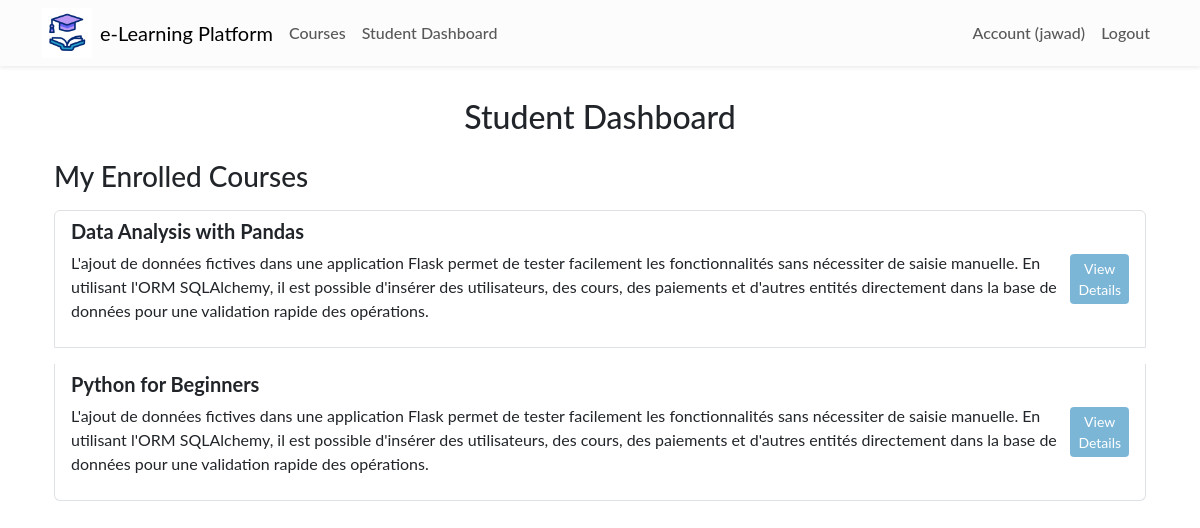
The page /courses/student/dashboard (signed in) on the database its author committed.
### app/models.py (models this page shows, shortened)
class User(db.Model, UserMixin):
    id = db.Column(db.Integer, primary_key=True)
    name = db.Column(db.String(50), nullable=False)
    email = db.Column(db.String(120), unique=True, nullable=False)
    role = db.Column(db.String(10))  # 'student' or 'instructor'
    password_hash = db.Column(db.String(128), nullable=False)
    created_at = db.Column(db.DateTime, default=datetime.utcnow)
    lesson_completions = db.relationship('LessonCompletion', back_populates='student', cascade="all, delete-orphan")

class Enrollment(db.Model):
    id = db.Column(db.Integer, primary_key=True)
    student_id = db.Column(db.Integer, db.ForeignKey('user.id'), nullable=False)
    course_id = db.Column(db.Integer, db.ForeignKey('course.id'), nullable=False)
    enrollment_date = db.Column(db.DateTime, default=datetime.utcnow)
    student = db.relationship('User', backref='enrollments', lazy=True)
    course = db.relationship('Course', backref='enrollments', lazy=True)

class Course(db.Model):
    id = db.Column(db.Integer, primary_key=True)
    title = db.Column(db.String(100), nullable=False)
    description = db.Column(db.Text, nullable=False)
    courseImage =db.Column(db.String(50), nullable=False, default='default.jpg')
    price = db.Column(db.Float, nullable=False)
    teacher_id = db.Column(db.Integer, db.ForeignKey('user.id'), nullable=False)
    created_at = db.Column(db.DateTime, default=datetime.utcnow)
    instructor = db.relationship('User', backref='courses', lazy=True)
    lessons = db.relationship('Lesson', back_populates='course', lazy=True)  # Change backref to back_populates
    category_id = db.Column(db.Integer, db.ForeignKey('category.id'), nullable=False)
    category = db.relationship('Category', backref='courses', lazy=True)

### app/routes/course.py (the view)
@bp.route('/student/dashboard')
@login_required
def student_dashboard():
    if current_user.role != 'student':
        flash('Only students can access the dashboard.', 'danger')
        return redirect(url_for('main.index'))
    enrollments = Enrollment.query.filter_by(student_id=current_user.id).all()
    return render_template('dashboard/student_dashboard.html', enrollments=enrollments)

### app/__init__.py (called while the page is built)
def create_app(config_class='config.Config'):
    app = Flask(__name__)
    app.config.from_object(config_class)
    db.init_app(app)
    migrate.init_app(app, db)
    login_manager.init_app(app)
    login_manager.login_view = 'auth.login'
    mail.init_app(app)
    from .models import User
    @login_manager.user_loader
    def load_user(user_id):
        return User.query.get(int(user_id))
    from .routes.main import bp as main_bp
    from .routes.auth import bp as auth_bp
    from .routes.course import bp as course_bp
    from .routes.admin import bp as admin_bp
    from .routes.payment import bp as payment_bp
    app.register_blueprint(main_bp)
    app.register_blueprint(auth_bp)
    app.register_blueprint(course_bp)
    app.register_blueprint(admin_bp)
    app.register_blueprint(payment_bp)
    return app

### app/templates/dashboard/student_dashboard.html
{% extends 'layout.html' %}
{% block content %}
<div class="container mt-4">
    <h2 class="text-center">Student Dashboard</h2>
    <h3 class="mt-4">My Enrolled Courses</h3>
    {% if enrollments %}
    <ul class="list-group">
        {% for enrollment in enrollments %}
        <li class="list-group-item d-flex justify-content-between align-items-center my-2">
            <div>
                <h5><strong>{{ enrollment.course.title }}</strong></h5>
                 <p>{{ enrollment.course.description }}</p>
            </div>
            <a class="btn btn-primary btn-sm"
                href="{{ url_for('course.course_details', course_id=enrollment.course.id) }}">View Details</a>
        </li>
        {% endfor %}
    </ul>
    {% else %}
    <p class="mt-3">You are not enrolled in any courses at the moment.</p>
    {% endif %}
</div>
{% endblock %}

### app/templates/layout.html (shortened to what this page needs)
<!DOCTYPE html>
<html lang="en">
<head>
  <link href="https://cdn.jsdelivr.net/npm/bootstrap@5.3.3/dist/css/bootstrap.min.css" rel="stylesheet"
 />
    <link rel="stylesheet" href="https://cdnjs.cloudflare.com/ajax/libs/font-awesome/6.0.0-beta3/css/all.min.css">
  <link rel="stylesheet" href="{{ url_for('static', filename='css/main.css') }}" />
</head>
<body>
  <nav class="navbar navbar-expand-lg navbar-light bg-light-subtle shadow-sm sticky-top">
    <div class="container ">
      <img width="50px" src="{{ url_for('static', filename='/img/icone.gif') }}" alt="">
      <a class="navbar-brand mx-2" href="{{ url_for('main.index') }}">e-Learning Platform</a>
      <div class="collapse navbar-collapse" id="navbarNav">
        <ul class="navbar-nav me-auto mb-2 mb-lg-0">
          <li class="nav-item">
            <a class="nav-link" href="{{ url_for('course.list_courses') }}">Courses</a>
          </li>
          {% if current_user.is_authenticated %}
          {% if current_user.role == 'instructor' %}
          <li class="nav-item">
            <a class="nav-link" href="{{ url_for('course.instructor_dashboard') }}">Instructor Dashboard</a>
          </li>
          <li class="nav-item">
            <a class="nav-link" href="{{ url_for('course.create_course') }}">Create Course</a>
          </li>
          {% elif current_user.role == 'student' %}
          <li class="nav-item">
            <a class="nav-link" href="{{ url_for('course.student_dashboard') }}">Student Dashboard</a>
          </li>
          {% elif current_user.role == 'admin' %}
          <li class="nav-item">
            <a class="nav-link" href="{{ url_for('admin.admin') }}">Admin Dashboard</a>
          </li>
          <li><a class="nav-link" href="{{ url_for('admin.manage_users') }}">Manage Users</a></li>
          <li><a class="nav-link" href="{{ url_for('course.add_category') }}">Manage Category</a></li>
          {% endif %}
          {% endif %}
        </ul>
        <ul class="navbar-nav ms-auto">
          {% if current_user.is_authenticated %}
          <li class="nav-item">
            <a class="nav-link" href="{{ url_for('auth.account') }}">Account ({{ current_user.name }})</a>
          </li>
          <li class="nav-item">
            <a class="nav-link" href="{{ url_for('auth.logout') }}">Logout</a>
          </li>
          {% endif %}
        </ul>
      </div>
    </div>
  </nav>
  <div class="container mt-2">{% include 'flash_msg.html' %} {% block content %}{% endblock %}</div>
</body>
</html>

### app/static/css/main.css (style rules this page uses)
:root { --vert: #7b9b2b; --roze: #fc83cd33; --blue: #0b76b488; }
* { font-family: 'Lato', sans-serif; }
.nav-link { font-weight: 500; position: relative; border: none; }
@media (min-width: 768px) { .nav-link { font-size: 1rem; } }
@media (min-width: 768px) { .nav-link::before { content: ''; position: absolute; bottom: 0; left: 50%; transform: translatex(-50%); width: 0%; height: 2px; background-color: var(--blue); visibility: hidden; transition: 0.3s ease-in-out; } }
.btn-primary { background-color: var(--blue) ; border: none; }

### rows shown on the page
User: name "jawad"
Enrollment: course "Data Analysis with Pandas", course.description "L'ajout de données fictives dans une application Flask permet de tester facilement les fonctionnalités sans nécessiter de saisie manuelle. En utilisant l'ORM SQLAlchemy, il est possible d'insérer des utilisateurs, des cours, des paiements et d'autres entités directement dans la base de données pour une validation rapide des opérations."
Enrollment: course "Python for Beginners", course.description "L'ajout de données fictives dans une application Flask permet de tester facilement les fonctionnalités sans nécessiter de saisie manuelle. En utilisant l'ORM SQLAlchemy, il est possible d'insérer des utilisateurs, des cours, des paiements et d'autres entités directement dans la base de données pour une validation rapide des opérations."
